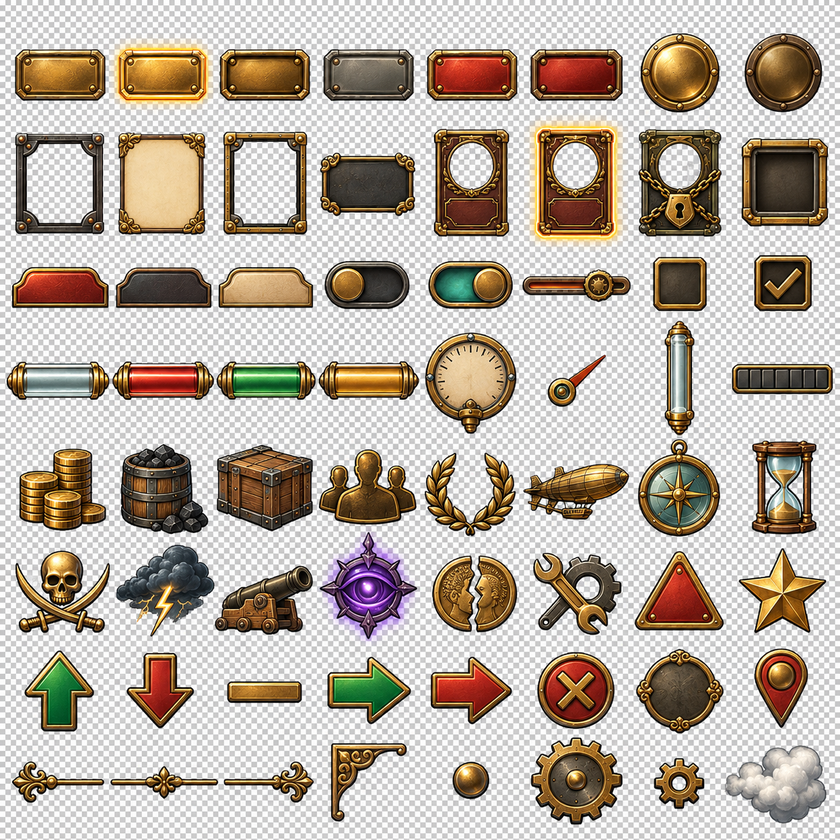
#> input picture art/ui-sheet.png, 840 x 840 px, shrunk from 1254 x 1254 before the run
$ python slice-ui.py
#> lines starting #> are read from the running program, lines starting #| are printed output that depends on the picture; after the words box and inside, x2 and y2 are one past the last pixel; in counts of white or black regions, pixels touching at a corner belong together
# Нарезка art/ui-sheet.png (сетка 8x8) на спрайты art/ui-*.png.
# Шахматный фон в листе «запечён» в пиксели, поэтому прозрачность восстанавливаем заливкой от краёв и дыр.
# Нужен Pillow: python3 -m venv .venv && .venv/bin/pip install pillow && .venv/bin/python slice-ui.py
from PIL import Image, ImageChops, ImageFilter
from collections import deque

NAMES = [
  'btn btn-glow btn-press btn-off btn-danger btn-danger-press btn-round btn-round-press',
  'frame-iron frame-parch frame-brass plate card card-sel card-lock slot',
  'tab-on tab-off tab-hover tog-off tog-on slider check check-on',
  'tube tube-red tube-green tube-amber gauge needle thermo segbar',
  'i-coin i-coal i-cargo i-crew i-rep i-ship i-compass i-time',
  'i-pirate i-storm i-cannon i-void i-broke i-repair i-warn i-star',
  'up down flat buy sell close badge pin',
  'div-l div-m div-r corner rivet gear gear-s steam',
]
im = Image.open('art/ui-sheet.png').convert('RGB')
#> im is the input picture: PIL image 840x840 RGB; mean R, G, B 185.2, 174.5, 163
W, H = im.size
#> W = 840; H = 840
px = im.load()

def checker(x, y):
  r, g, b = px[x, y]
  return abs(r - g) <= 4 and abs(g - b) <= 4 and r >= 185

# фон: серо-белые пиксели, связанные с краем листа или с большой дырой (область > 400 px)
seen = bytearray(W * H)
bg = bytearray(W * H)
for sy in range(H):
  for sx in range(W):
    i = sy * W + sx
    if seen[i] or not checker(sx, sy): continue
    comp, q = [], deque([(sx, sy)])
    seen[i] = 1
    edge = False
    while q:
      x, y = q.popleft(); comp.append(y * W + x)
      if x in (0, W - 1) or y in (0, H - 1): edge = True
      for dx, dy in ((1, 0), (-1, 0), (0, 1), (0, -1)):
        nx, ny = x + dx, y + dy
        if 0 <= nx < W and 0 <= ny < H and not seen[ny * W + nx] and checker(nx, ny):
          seen[ny * W + nx] = 1; q.append((nx, ny))
    if edge or len(comp) > 400:
      for j in comp: bg[j] = 1
#> this loop made 840 passes

mask = Image.new('L', (W, H), 255)
#> mask: PIL image 840x840 L; every value is 255
mp = mask.load()
for y in range(H):
  for x in range(W):
    if bg[y * W + x]: mp[x, y] = 0
# убираем светлую кайму от шахматки: сжимаем маску на 1 px и слегка размываем край
mask = mask.filter(ImageFilter.MinFilter(3)).filter(ImageFilter.GaussianBlur(0.6))
rgba = im.copy(); rgba.putalpha(mask)
#> after `rgba.putalpha(mask)`:
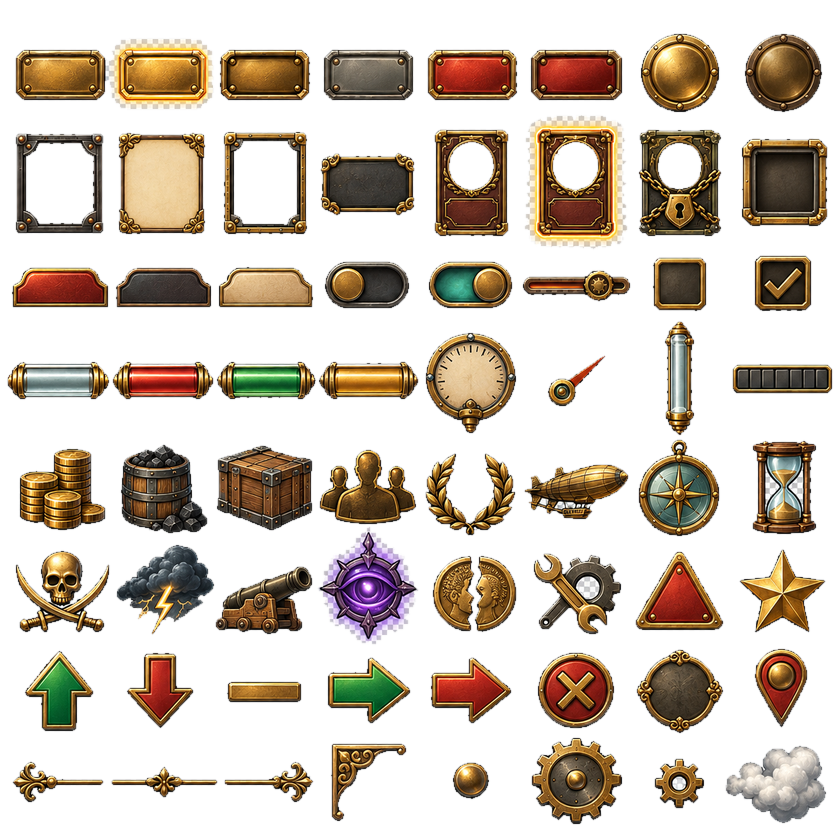
#> rgba: PIL image 840x840 RGBA; mean R, G, B, A 185.2, 174.5, 163, 90.3; transparent parts drawn white

# спрайты = связные области переднего плана (с зазором 1 px, чтобы части одного элемента слиплись);
# область относим к ячейке сетки по её центру, мелочь (< 300 px) отбрасываем
fg = mask.point(lambda v: 255 if v > 40 else 0)
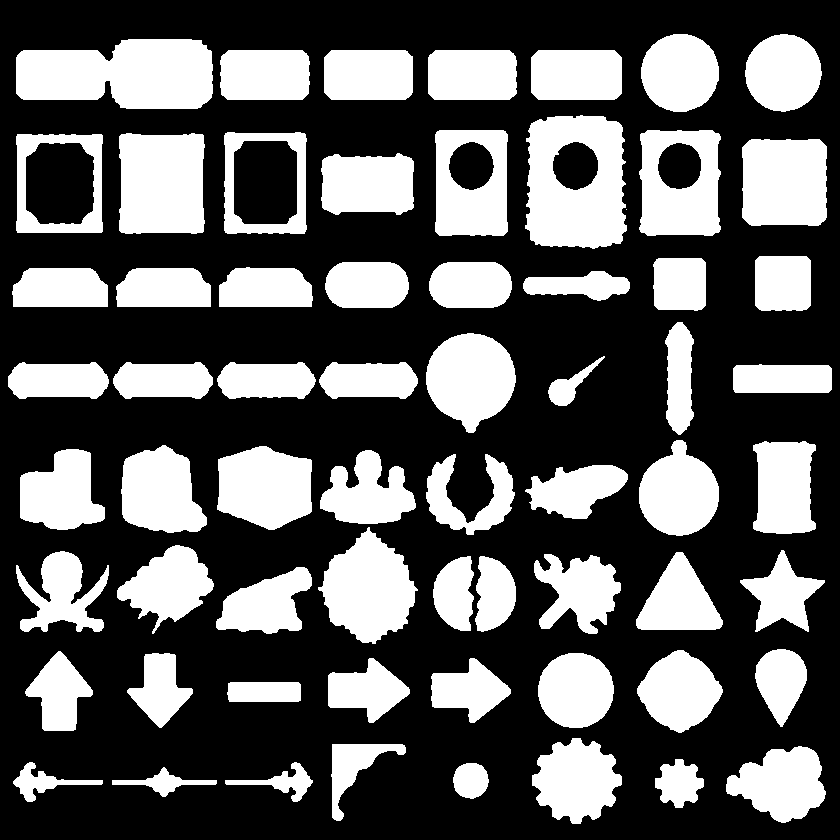
#> fg: PIL image 840x840 L; 36.1% white; 65 white regions (1 under 20 px), largest, box (x1, y1, x2, y2) and area: (16, 39, 213, 109) 11226, (525, 115, 627, 249) 10462, (119, 133, 205, 234) 8239
grow = fg.filter(ImageFilter.MaxFilter(3))
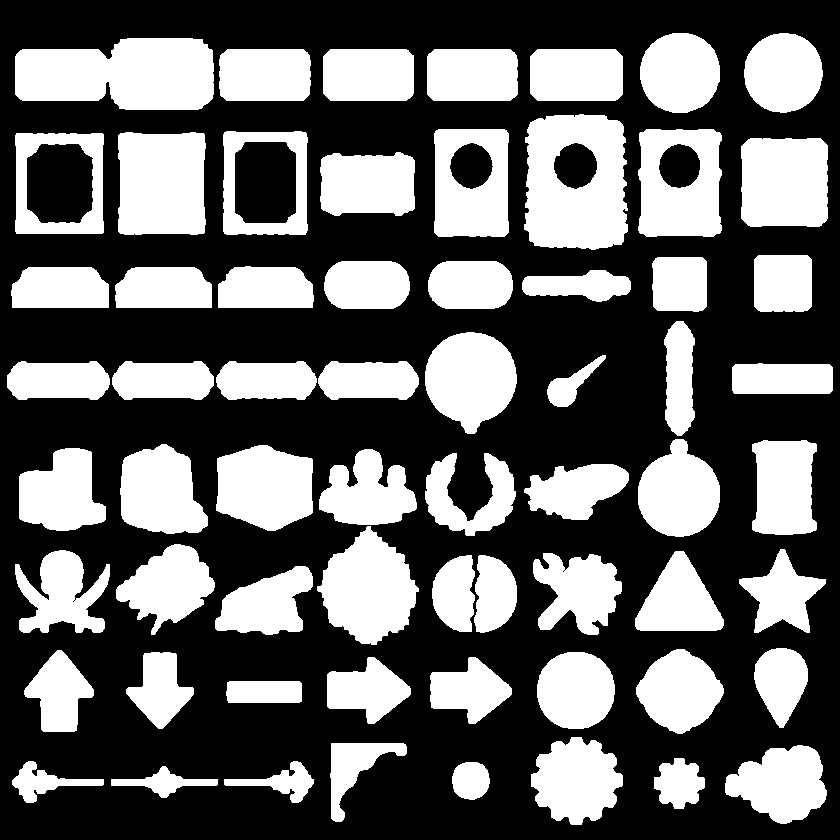
#> grow: PIL image 840x840 L; 39.3% white; 64 white regions, largest, box (x1, y1, x2, y2) and area: (15, 38, 214, 110) 11830, (524, 114, 628, 250) 11239, (118, 132, 206, 235) 8639
gp = grow.load(); fp = fg.load()
lab = [[0] * W for _ in range(H)]
comps = []
for sy in range(H):
  for sx in range(W):
    if gp[sx, sy] and not lab[sy][sx]:
      n = len(comps) + 1
      q = deque([(sx, sy)]); lab[sy][sx] = n
      x0 = x1 = sx; y0 = y1 = sy; area = 0
      while q:
        x, y = q.popleft(); area += 1
        x0 = min(x0, x); x1 = max(x1, x); y0 = min(y0, y); y1 = max(y1, y)
        for dx, dy in ((1, 0), (-1, 0), (0, 1), (0, -1)):
          nx, ny = x + dx, y + dy
          if 0 <= nx < W and 0 <= ny < H and gp[nx, ny] and not lab[ny][nx]:
            lab[ny][nx] = n; q.append((nx, ny))
      comps.append([n, x0, y0, x1, y1, area])
cw = W / 8
cells = {}
for n, x0, y0, x1, y1, area in comps:
  if area < 300: continue
  c, r = int((x0 + x1) / 2 // cw), int((y0 + y1) / 2 // cw)
  cells.setdefault((r, c), []).append((n, x0, y0, x1, y1))
for r, row in enumerate(NAMES):
  for c, name in enumerate(row.split()):
    parts = cells.get((r, c))
    if not parts: print('пусто:', name); continue
    ids = {p[0] for p in parts}
    x0 = min(p[1] for p in parts); y0 = min(p[2] for p in parts)
    x1 = max(p[3] for p in parts) + 1; y1 = max(p[4] for p in parts) + 1
    box = (x0, y0, x1, y1)
    cell = rgba.crop(box)
    # прозрачным делаем всё, что не относится к областям этой ячейки (куски соседей)
    keep = Image.new('L', cell.size, 0); kp = keep.load()
    for y in range(y0, y1):
      for x in range(x0, x1):
        if lab[y][x] in ids: kp[x - x0, y - y0] = 255
    a = ImageChops.multiply(cell.getchannel('A'), keep)
    cell.putalpha(a)
    cell.save('art/ui-%s.png' % name, optimize=True)
#> this loop made 8 passes
#> pass 1, `cell.save('art/ui-%s.png' % name, optimize=True)`:
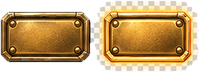
#> saved as ui-btn-glow.png: PIL image 199x72 RGBA; mean R, G, B, A 187.8, 155.5, 107, 198.4; transparent parts drawn white
#> pass 1, `cell.save('art/ui-%s.png' % name, optimize=True)`:
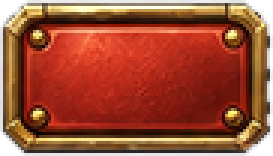
#> saved as ui-btn-danger.png: PIL image 91x52 RGBA (shown 3 times larger); mean R, G, B, A 146.1, 68.3, 43.8, 231.8; transparent parts drawn white
#> after the loop:
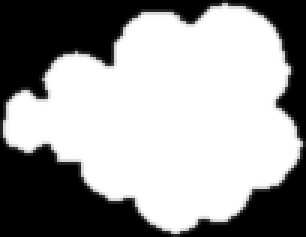
#> a: PIL image 102x79 L (shown 3 times larger); min 0, max 255, mean 155.2
#> after the loop:
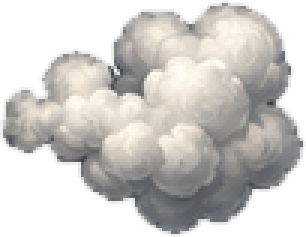
#> cell: PIL image 102x79 RGBA (shown 3 times larger); mean R, G, B, A 189.7, 187.1, 184, 155.2; transparent parts drawn white
print('готово')
